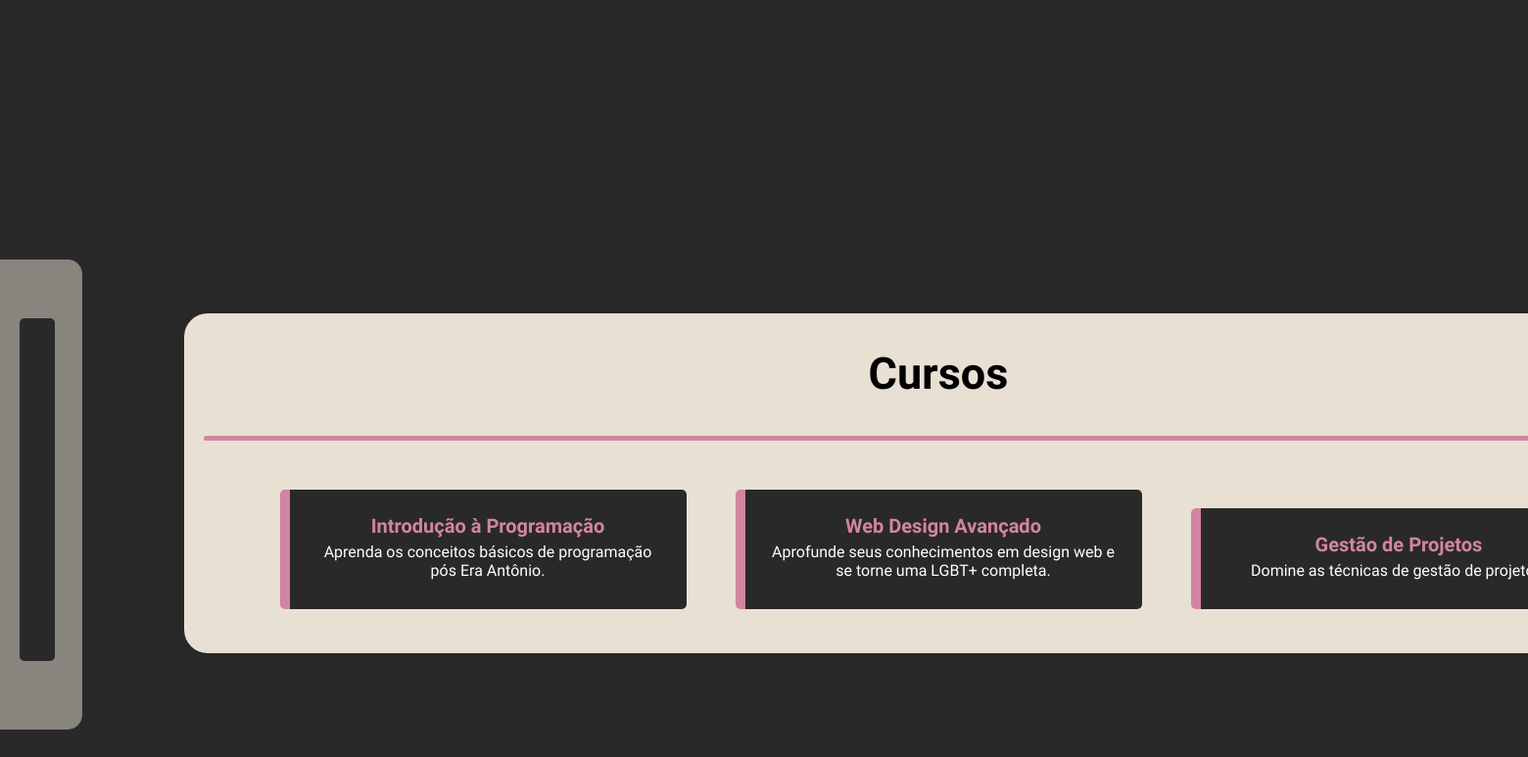
Page /cursos.php (signed in) on the committed database.
### tables this page shows
CREATE TABLE Curso (
    id_curso int auto_increment primary key,
    titulo_curso varchar(255) not null,
    descricao_curso text,
    dataInicio date,
    dataFim date,
    id_professor_responsavel int,
    foreign key (id_professor_responsavel) references Usuario(id_usuario),
    INDEX (id_professor_responsavel)
);

### cursos.php (the view, shortened to what this page needs)
<?php
$conn = new mysqli('localhost', 'root', '', 'Moodly');
$sql = "SELECT id_curso, titulo_curso, descricao_curso FROM Curso";
$stmt = $conn->prepare($sql);
$stmt->execute();
$result = $stmt->get_result();
?>
<!DOCTYPE html>
<html lang="pt-br">
<head>
    <link rel="stylesheet" href="css/cursos.css">
</head>
<body>
    <div class="cursos">
        <?php
        if ($result->num_rows > 0) {
            echo "<h2>Cursos</h2>";
            echo "<div class='linha'></div>";
            while ($row = $result->fetch_assoc()) {
                echo "<div class='curso' onclick='location.href=\"listaratividades.php?id_curso=" . htmlspecialchars($row["id_curso"]) . "\";'>";
                echo "<h3>" . htmlspecialchars($row["titulo_curso"]) . "</h3>";
                echo "<p>" . htmlspecialchars($row["descricao_curso"]) . "</p>";
                echo "</div>";
            }
        } else {
            echo "<p>Nenhum curso encontrado.</p>";
        }
        ?>
    </div>
    <nav id="slide-menu">
	<ul>
		<li><a href="home.php"><img class="navb" src="img/home.png"></a></li>
		<li><a href="linhadtempo.php"><img class="navb" src="img/ltd.png"></a></li>
		<li><img class="navbO" src="img/curso.png"></li>
		<li><a href="calen.php"><img class="navb" src="img/calen.png"></a></li>
		<li><a href="index.php"><img class="navb" src="img/rem.png"></a></li>
	</ul>
    </nav>
<div id="content">
	<div class="menu-trigger"></div>
</div>
</body>
</html>

### css/cursos.css (style rules this page uses)
.cursos { z-index: 3; background-color: #E8E0D3; width: 1500px; height: auto; margin-left: 180px; padding: 20px; border-radius: 1.5rem; box-shadow: 0 0 10px rgba(0,0,0,0.1); margin-top: 328px; position: relative; transition: margin-left 0.3s ease; }
.curso { background-color: #292929; margin: 25px; margin-bottom: 25px; padding: 25px; border-left: 10px solid #d384a1; border-radius: 5px; animation: slideInFromLeft 0.8s ease-in-out; width: calc(25% - 20px); display: inline-block; cursor: pointer; }
.curso h3 { margin: 0; font-size: 20px; color: #d384a1; }
.curso p { margin: 5px 0; font-size: 16px; color: #ffffff; }
body { background-color: #292929; justify-content: center; align-items: center; text-align: center; flex-direction: row; font-family: 'Alice'; }
.linha { margin-top: 25px; border-top: 5px solid #d384a1; margin-bottom: 25px; border-radius: 5px; }
h2 { font-size: 45px; margin-top: 15px; }
nav#slide-menu { position: fixed; top: 225px; left: -160px; bottom: 0; display: block; float: left; width: 100%; max-width: 284px; height: 100%; transition: all 300ms; }
nav#slide-menu > ul { display: block; margin: 40px; padding: 1; list-style: none; opacity: 0.5; transition: all 300ms; }
nav#slide-menu > ul li { color: #dfe5eb; padding: 6px 0; cursor: pointer; }
nav#slide-menu > ul li:before { font-family: "ico"; font-style: normal; font-weight: normal; display: inline-block; text-decoration: inherit; width: 1em; color: #59e9df; margin-right: 12px; text-align: center; font-variant: normal; font-size: 0.75em; text-transform: none; line-height: 1em; }
div#content { position: fixed; top: 0; left: 0; background-color: #292929; padding: 60px; transition: all 300ms; width: 10px; height: 60px; }
div#content div.menu-trigger { position: fixed; top: 325px; left: 20px; width: 36px; height: 350px; background: #292929; cursor: pointer; border-radius: 5px; -moz-transition: all 300ms; -webkit-transition: all 300ms; transition: all 300ms; }
#slide-menu ul { background-color: #E8E0D3; border-radius: 15px; }
body { background-color: #292929; font-family: 'Alice'; }

### rows in the picture
curso: titulo_curso "Introdução à Programação", descricao_curso "Aprenda os conceitos básicos de programação pós Era Antônio."
curso: titulo_curso "Web Design Avançado", descricao_curso "Aprofunde seus conhecimentos em design web e se torne uma LGBT+ completa."
curso: titulo_curso "Gestão de Projetos", descricao_curso "Domine as técnicas de gestão de…"
